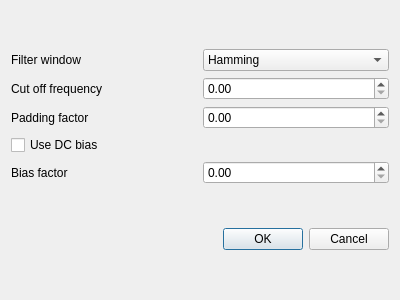
<?xml version="1.0" encoding="UTF-8"?>
<ui version="4.0">
 <class>ProjectionFilterDlg</class>
 <widget class="QDialog" name="ProjectionFilterDlg">
  <property name="geometry">
   <rect>
    <x>0</x>
    <y>0</y>
    <width>400</width>
    <height>300</height>
   </rect>
  </property>
  <property name="windowTitle">
   <string>Configure projection filter</string>
  </property>
  <layout class="QVBoxLayout" name="verticalLayout_2">
   <item>
    <layout class="QGridLayout" name="gridLayout">
     <item row="1" column="0">
      <widget class="QLabel" name="label_2">
       <property name="text">
        <string>Cut off frequency</string>
       </property>
      </widget>
     </item>
     <item row="0" column="0">
      <widget class="QLabel" name="label">
       <property name="text">
        <string>Filter window</string>
       </property>
      </widget>
     </item>
     <item row="3" column="0">
      <widget class="QCheckBox" name="check_bias">
       <property name="toolTip">
        <string>The reconstruction filter sets the DC component to zero which will introduce a bias in the reconstructed image. This value is a scaling factor of the first harmonic. </string>
       </property>
       <property name="text">
        <string>Use DC bias</string>
       </property>
      </widget>
     </item>
     <item row="0" column="1">
      <widget class="QComboBox" name="combo_filterwindow">
       <property name="toolTip">
        <string>Selects the weights of the apodization filter that is applied on the ramp filter required by the filtered back projection algorithm.</string>
       </property>
       <property name="currentIndex">
        <number>3</number>
       </property>
       <item>
        <property name="text">
         <string>Ram-Lak</string>
        </property>
       </item>
       <item>
        <property name="text">
         <string>Shepp-Logan</string>
        </property>
       </item>
       <item>
        <property name="text">
         <string>von Hann</string>
        </property>
       </item>
       <item>
        <property name="text">
         <string>Hamming</string>
        </property>
       </item>
       <item>
        <property name="text">
         <string>Butterworth</string>
        </property>
       </item>
      </widget>
     </item>
     <item row="2" column="1">
      <widget class="QDoubleSpinBox" name="entry_padding">
       <property name="toolTip">
        <string>The reconstruction filter is computed using FFT. The length of the padding is one factor for a bias in the reconstructed data. Use at least a factor 2, avoid too long padding - it takes time to process.</string>
       </property>
      </widget>
     </item>
     <item row="1" column="1">
      <widget class="QDoubleSpinBox" name="entry_cutoff">
       <property name="toolTip">
        <string>The cut off frequency for the lowpass characteristics of the apodization filter.</string>
       </property>
      </widget>
     </item>
     <item row="2" column="0">
      <widget class="QLabel" name="label_3">
       <property name="text">
        <string>Padding factor</string>
       </property>
      </widget>
     </item>
     <item row="4" column="0">
      <widget class="QLabel" name="label_4">
       <property name="text">
        <string>Bias factor</string>
       </property>
      </widget>
     </item>
     <item row="4" column="1">
      <widget class="QDoubleSpinBox" name="entry_biasfactor">
       <property name="toolTip">
        <string>Determines how large the DC-bias should be.</string>
       </property>
      </widget>
     </item>
    </layout>
   </item>
   <item>
    <widget class="QDialogButtonBox" name="buttonBox">
     <property name="orientation">
      <enum>Qt::Horizontal</enum>
     </property>
     <property name="standardButtons">
      <set>QDialogButtonBox::Cancel|QDialogButtonBox::Ok</set>
     </property>
    </widget>
   </item>
  </layout>
 </widget>
 <resources/>
 <connections>
  <connection>
   <sender>buttonBox</sender>
   <signal>accepted()</signal>
   <receiver>ProjectionFilterDlg</receiver>
   <slot>accept()</slot>
   <hints>
    <hint type="sourcelabel">
     <x>248</x>
     <y>254</y>
    </hint>
    <hint type="destinationlabel">
     <x>157</x>
     <y>274</y>
    </hint>
   </hints>
  </connection>
  <connection>
   <sender>buttonBox</sender>
   <signal>rejected()</signal>
   <receiver>ProjectionFilterDlg</receiver>
   <slot>reject()</slot>
   <hints>
    <hint type="sourcelabel">
     <x>316</x>
     <y>260</y>
    </hint>
    <hint type="destinationlabel">
     <x>286</x>
     <y>274</y>
    </hint>
   </hints>
  </connection>
 </connections>
</ui>
